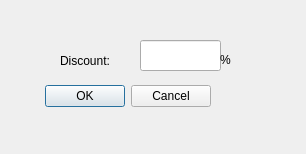
<?xml version="1.0" encoding="UTF-8"?>
<ui version="4.0">
 <class>Dialog</class>
 <widget class="QDialog" name="Dialog">
  <property name="geometry">
   <rect>
    <x>0</x>
    <y>0</y>
    <width>306</width>
    <height>154</height>
   </rect>
  </property>
  <property name="windowTitle">
   <string>Discount</string>
  </property>
  <widget class="QDialogButtonBox" name="buttonBox">
   <property name="geometry">
    <rect>
     <x>-130</x>
     <y>80</y>
     <width>341</width>
     <height>32</height>
    </rect>
   </property>
   <property name="orientation">
    <enum>Qt::Horizontal</enum>
   </property>
   <property name="standardButtons">
    <set>QDialogButtonBox::Cancel|QDialogButtonBox::Ok</set>
   </property>
  </widget>
  <widget class="QLineEdit" name="lineEdit">
   <property name="geometry">
    <rect>
     <x>140</x>
     <y>40</y>
     <width>81</width>
     <height>31</height>
    </rect>
   </property>
  </widget>
  <widget class="QLabel" name="label">
   <property name="geometry">
    <rect>
     <x>60</x>
     <y>50</y>
     <width>81</width>
     <height>21</height>
    </rect>
   </property>
   <property name="text">
    <string>Discount:</string>
   </property>
  </widget>
  <widget class="QLabel" name="label_2">
   <property name="geometry">
    <rect>
     <x>220</x>
     <y>50</y>
     <width>71</width>
     <height>19</height>
    </rect>
   </property>
   <property name="text">
    <string>%</string>
   </property>
  </widget>
 </widget>
 <resources/>
 <connections>
  <connection>
   <sender>buttonBox</sender>
   <signal>accepted()</signal>
   <receiver>Dialog</receiver>
   <slot>accept()</slot>
   <hints>
    <hint type="sourcelabel">
     <x>248</x>
     <y>254</y>
    </hint>
    <hint type="destinationlabel">
     <x>157</x>
     <y>274</y>
    </hint>
   </hints>
  </connection>
  <connection>
   <sender>buttonBox</sender>
   <signal>rejected()</signal>
   <receiver>Dialog</receiver>
   <slot>reject()</slot>
   <hints>
    <hint type="sourcelabel">
     <x>316</x>
     <y>260</y>
    </hint>
    <hint type="destinationlabel">
     <x>286</x>
     <y>274</y>
    </hint>
   </hints>
  </connection>
 </connections>
</ui>
